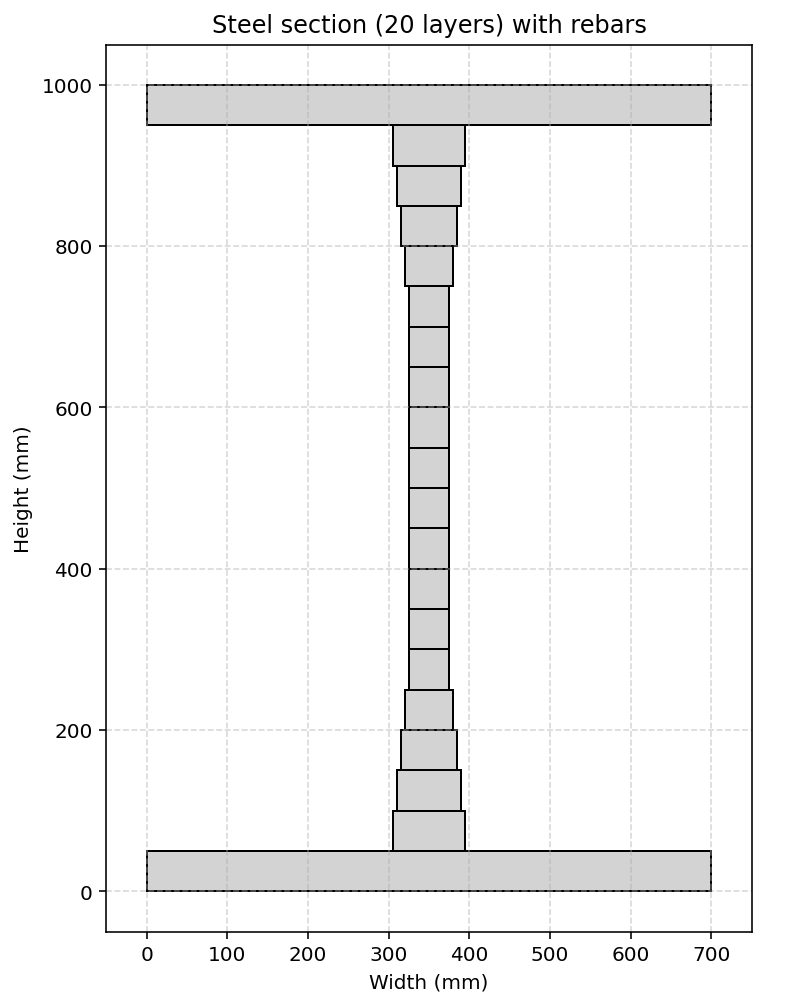

This chart was generated by the following Python code:
def STEEL_SECTION_DIFF_WIDTH_HEIGHT_FUN_EXTRA(secTag, STEEL_TYPE,
                                             nFib, STEEL_DENSITY,
                                             plot=True):
    """
    Create a steel with different widths and heights, fiber section (OpenSees) and,
    if PLOT=True, draw a simple 2‑D sketch of the section.

    Parameters
    ----------
    secTag          : int   – section identifier
    STEEL_TYPE      : str   – 'ELASTIC' or 'INELASTIC'
    STEEL_DENSITY: float – ρc (kg/m³) – will be converted to N·s²/mm³
    PLOT            : bool  – draw the section if True
    
    THIS PROGRAM WRITTEN BY SALAR DELAVAR GHASHGHAEI (QASHQAI)
    """
    import numpy as np
    import openseespy.opensees as ops
    import matplotlib.pyplot as plt
    import matplotlib.pyplot as plt, matplotlib.patches as patches
    
    # Define materials for nonlinear elements
    # Define parameters (units: mm, N)
    # ------------------------------------------
    # STEEL
    fy = 240          # [N/mm²] Steel Yield Strength   
    Es = 2e5          # [N/mm²] Modulus of Elasticity
    ey = fy/Es        # [mm/mm] Steel Yield Strain
    fu = 1.1818*fy    # [N/mm²] Steel Ultimate Strength
    esu = 0.15        # [mm/mm] Steel Ultimate Strain
    Esh = (fu - fy)/(esu - ey)
    Bs = Esh / Es
    
    import openseespy.opensees as ops
    
    steelTag = secTag + 100
    if STEEL_TYPE == 'ELASTIC':
        ops.uniaxialMaterial('Steel01', steelTag, fy, Es, Bs) 
    if STEEL_TYPE == 'INELASTIC':   
        pinchX = 0.8   # Pinching factor in X direction
        pinchY = 0.5   # Pinching factor in Y direction
        damage1 = 0.0  # Damage due to ductility
        damage2 = 0.0  # Damage due to energy
        beta = 0.1     # Stiffness degradation parameter
        ops.uniaxialMaterial('Hysteretic', steelTag,
                             fy, ey,
                             fu, esu,
                             0.2*fu, 1.1*esu,
                             -fy, -ey,
                             -fu, -esu,
                             -0.2*fu, -1.1*esu,
                             pinchX, pinchY,
                             damage1, damage2, beta)
        # INFO LINK: https://opensees.berkeley.edu/wiki/index.php/Hysteretic_Material
        

    # -------------------- Fiber section -------------------------
    ops.section('Fiber', secTag)
    # -------------------- Steel Section -------------------------------
    # (layers depth[mm], layers width[mm], center y‑coord [mm], center x‑coord [mm])
    steel_layers = [
        (50.0, 700.0, 25.0, 350.0),   # 1
        (50.0, 90.0, 75.0, 350.0),    # 2
        (50.0, 80.0, 125.0, 350.0),   # 3
        (50.0, 70.0, 175.0, 350.0),   # 4
        (50.0, 60.0, 225.0, 350.0),   # 5
        (50.0, 50.0, 275.0, 350.0),   # 6
        (50.0, 50.0, 325.0, 350.0),   # 7
        (50.0, 50.0, 375.0, 350.0),   # 8
        (50.0, 50.0, 425.0, 350.0),   # 9
        (50.0, 50.0, 475.0, 350.0),   # 10
        (50.0, 50.0, 525.0, 350.0),   # 11
        (50.0, 50.0, 575.0, 350.0),   # 12 
        (50.0, 50.0, 625.0, 350.0),   # 13
        (50.0, 50.0, 675.0, 350.0),   # 14
        (50.0, 50.0, 725.0, 350.0),   # 15
        (50.0, 60.0, 775.0, 350.0),   # 16
        (50.0, 70.0, 825.0, 350.0),   # 17
        (50.0, 80.0, 875.0, 350.0),   # 18
        (50.0, 90.0, 925.0, 350.0),   # 19
        (50.0, 700.0, 975.0, 350.0),  # 20       

    ]
    for depth, width, center_y, center_x in steel_layers:
        x_left = center_x - width/2
        x_right = center_x + width/2
        y_bot = center_y - depth/2
        y_top = center_y + depth/2
        ops.patch('rect', steelTag, nFib, 10, x_left, y_bot, x_right, y_top)

    # -------------------- Section area -------------------------
    # Initialize
    min_bottom = float('inf')
    max_top = -float('inf')
    TOTAL_AREA = 0.0
    
    for depth, width, center_y, center_x in steel_layers:
        bottom = center_y - depth/2
        top = center_y + depth/2
        min_bottom = min(min_bottom, bottom)
        max_top = max(max_top, top)
        TOTAL_AREA += depth * width
    
    SECTION_HEIGHT = max_top - min_bottom
    
    print(f"Section height = {SECTION_HEIGHT} mm")
    print(f"Section area   = {TOTAL_AREA} mm²")

    # -------------------- Plot (optional) -----------------------
    if plot:
        import matplotlib.pyplot as plt
        import matplotlib.patches as patches
        
        fig, ax = plt.subplots(figsize=(10, 8))
        ax.set_xlabel('Width (mm)')
        ax.set_ylabel('Height (mm)')
        ax.set_title('Steel section (20 layers) with rebars')
        ax.grid(True, ls='--', alpha=0.5)
        
        # Concrete geometry derived from concrete_layers
        for depth, width, center_y, center_x in steel_layers:
            x_left = center_x - width/2
            x_right = center_x + width/2
            y_bot = center_y - depth/2
            y_top = center_y + depth/2
            rect = patches.Rectangle(
                (x_left, y_bot), width, depth,
                linewidth=1, edgecolor='black', facecolor='lightgray'
            )
            ax.add_patch(rect)
        
        
        # Compute overall limits from the actual steel layers
        all_x = []
        all_y = []
        for depth, width, center_y, center_x in steel_layers:
            all_x.append(center_x - width/2)
            all_x.append(center_x + width/2)
            all_y.append(center_y - depth/2)
            all_y.append(center_y + depth/2)
        x_min, x_max = min(all_x), max(all_x)
        y_min, y_max = min(all_y), max(all_y)
        margin = 50  # mm extra space around
        ax.set_xlim(x_min - margin, x_max + margin)
        ax.set_ylim(y_min - margin, y_max + margin)
        ax.set_aspect('equal')
        plt.show()

    ELE_MASS = STEEL_DENSITY * TOTAL_AREA   # kg/mm

    return SECTION_HEIGHT, ELE_MASS
